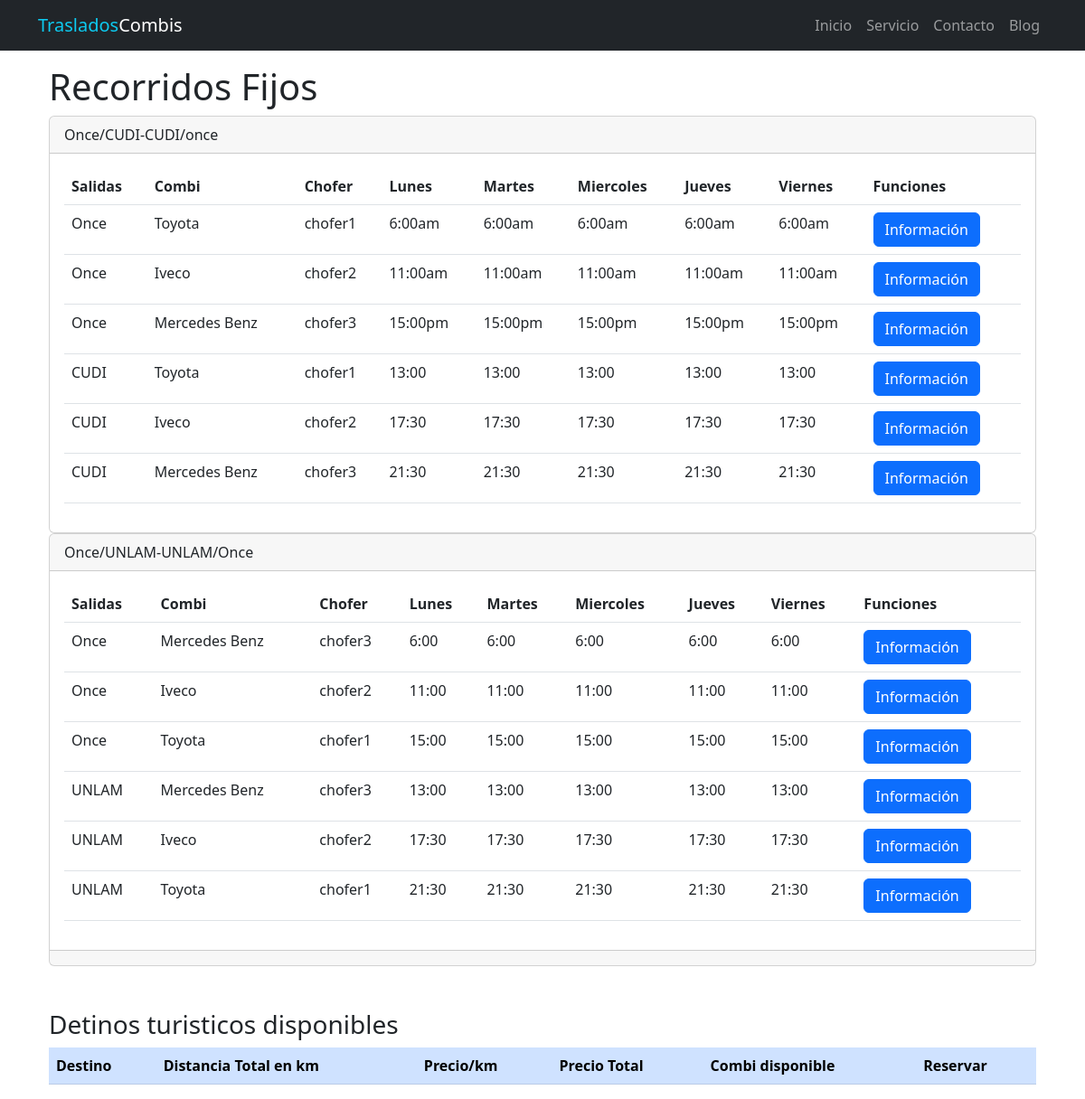
Page /servicios.php on the committed database.
### tables this page shows
CREATE TABLE `recorridofijo1` (
  `id` int(11) NOT NULL,
  `salida` varchar(100) NOT NULL,
  `horario` varchar(100) NOT NULL,
  `id_combiasignada` int(11) NOT NULL,
  `id_choferasignado` int(11) NOT NULL,
  `paradas_recorrido` varchar(250) NOT NULL
);

CREATE TABLE `recorridofijo2` (
  `id` int(11) NOT NULL,
  `salida` varchar(100) NOT NULL,
  `horariofijo` varchar(100) NOT NULL,
  `id_combiasignada` int(11) NOT NULL,
  `id_choferasignado` int(11) NOT NULL,
  `paradas_recorrido` varchar(250) NOT NULL
);

### servicios.php (the view, shortened to what this page needs)
<?php
include("./administrador/configuracion/bd.php");
$url_base = "http://localhost/pcfinal/";
$query  = "SELECT *,(SELECT modelo_combi
FROM combis
WHERE combis.id = recorridofijo1.id_combiasignada limit 1) as combienuso,(SELECT patente_combi
FROM combis
WHERE combis.id = recorridofijo1.id_combiasignada limit 1) as patente,(SELECT capacidad_combi
FROM combis
WHERE combis.id = recorridofijo1.id_combiasignada limit 1) as capacidad,(SELECT nombrechofer
FROM choferes
WHERE choferes.id = recorridofijo1.id_choferasignado limit 1) as choferasignado
FROM recorridofijo1";
$consulta = mysqli_query($conn, $query);
$query_rec_fijo2  = "SELECT *,(SELECT modelo_combi
FROM combis
WHERE combis.id = recorridofijo2.id_combiasignada limit 1) as combienuso2,(SELECT patente_combi
FROM combis
WHERE combis.id = recorridofijo2.id_combiasignada limit 1) as patente2,(SELECT capacidad_combi
FROM combis
WHERE combis.id = recorridofijo2.id_combiasignada limit 1) as capacidad2,(SELECT nombrechofer
FROM choferes
WHERE choferes.id = recorridofijo2.id_choferasignado limit 1) as choferasignado2
FROM recorridofijo2";
$consulta_rec_fijo2 = mysqli_query($conn, $query_rec_fijo2);
?>
<!doctype html>
<html lang="en">
<head>
    <link href="https://cdn.jsdelivr.net/npm/bootstrap@5.2.1/dist/css/bootstrap.min.css" rel="stylesheet">
</head>
<body>
    <main class="container">
        <nav class="navbar navbar-expand-lg navbar-dark bg-dark fixed-top">
            <div class="container">
                <a href="#" class="navbar-brand"> <span class="text-info">Traslados</span>Combis </a>
                <div class="collapse navbar-collapse " id="navbarS">
                    <ul class="navbar-nav ms-auto mb-2 mb-lg-0">
                      <a href="index.php" class="nav-link"> Inicio</a>
                      <a href="servicios.php" class="nav-link"> Servicio</a>
                      <a href="contacto.php" class="nav-link"> Contacto</a>
                      <a href="blog.php" class="nav-link"> Blog</a>
                    </ul>
                </div>
            </div>
        </nav>
    <main class="container">
        <br>
        <br>
        <br>
        <h1>Recorridos Fijos</h1>
        <div class="card">
            <div class="card-header">
                Once/CUDI-CUDI/once
            </div>
            <div class="card-body">
                <div class="table-responsive-sm">
                    <table class="table " id="tabla_id">
                        <thead>
                            <tr>
                                <th scope="col">Salidas</th>
                                <th scope="col">Combi</th>
                                <th scope="col">Chofer</th>
                                <th scope="col">Lunes</th>
                                <th scope="col">Martes</th>
                                <th scope="col">Miercoles</th>
                                <th scope="col">Jueves</th>
                                <th scope="col">Viernes</th>
                                <th scope="col">Funciones</th>
                            </tr>
                        </thead>
                        <tbody>
                            <?php foreach ($consulta as $registro) { ?>
                                <tr class="">
                                    <td scope="row"><?php echo $registro['salida']; ?>
                                    </td>
                                    <td><?php echo $registro['combienuso']; ?></td>
                                    <td><?php echo $registro['choferasignado']; ?></td>
                                    <td><?php echo $registro['horario']; ?></td>
                                    <td><?php echo $registro['horario']; ?></td>
                                    <td><?php echo $registro['horario']; ?></td>
                                    <td><?php echo $registro['horario']; ?></td>
                                    <td><?php echo $registro['horario']; ?></td>
                                    <td><a name="" id="" class="btn btn-primary" href="../pcfinal/inforecfijos/infomacionrec.php/?txtID=<?php echo $registro['id']; ?>" role="button">Información</a></td>
                                <?php } ?>
                                </tr>
                        </tbody>
                    </table>
                </div>
            </div>
        </div>
        <div class="card">
            <div class="card-header">
                Once/UNLAM-UNLAM/Once
            </div>
            <div class="card-body">
                <div class="table-responsive-md">
                    <table class="table ">
                        <thead>
                            <tr>
                                <th scope="col">Salidas</th>
                                <th scope="col">Combi</th>
                                <th scope="col">Chofer</th>
                                <th scope="col">Lunes</th>
                                <th scope="col">Martes</th>
                                <th scope="col">Miercoles</th>
                                <th scope="col">Jueves</th>
                                <th scope="col">Viernes</th>
                                <th scope="col">Funciones</th>
                            </tr>
                        </thead>
                        <tbody>
                            <?php foreach ($consulta_rec_fijo2 as $registro2) { ?>
                                <tr class="">
                                    <td scope="row"><?php echo $registro2['salida']; ?>
                                    </td>
                                    <td><?php echo $registro2['combienuso2']; ?></td>
                                    <td><?php echo $registro2['choferasignado2']; ?></td>
                                    <td><?php echo $registro2['horariofijo']; ?></td>
                                    <td><?php echo $registro2['horariofijo']; ?></td>
                                    <td><?php echo $registro2['horariofijo']; ?></td>
                                    <td><?php echo $registro2['horariofijo']; ?></td>
                                    <td><?php echo $registro2['horariofijo']; ?></td>
                                    <td><a name="" id="" class="btn btn-primary" href="<?php echo $url_base ?>inforecfijos/inforec2.php?txtID=<?php echo $registro2['id']; ?>" role="button">Información</a></td>
                                <?php } ?>
                                </tr>
                        </tbody>
                    </table>
                </div>
            </div>
            <div class="card-footer text-muted">
            </div>
        </div>
        <br><br>
        <form action="" method="post">
            <h3> Detinos turisticos disponibles</h3>
            <div class="table-responsive-md">
                <table class="table table-primary">
                    <thead>
                        <tr>
                            <th scope="col">Destino</th>
                            <th scope="col">Distancia Total en km</th>
                            <th scope="col">Precio/km</th>
                            <th scope="col">Precio Total</th>
                            <th scope="col">Combi disponible</th>
                            <th scope="col">Reservar</th>
                        </tr>
                    </thead>
                </table>
            </div>
        </form>
    </main>
</body>
</html>

### rows in the picture
recorridofijo1: salida "Once", combienuso "Toyota", choferasignado "chofer1", horario "6:00am"
recorridofijo1: salida "Once", combienuso "Iveco", choferasignado "chofer2", horario "11:00am"
recorridofijo1: salida "Once", combienuso "Mercedes Benz", choferasignado "chofer3", horario "15:00pm"
recorridofijo1: salida "CUDI", combienuso "Toyota", choferasignado "chofer1", horario "13:00"
recorridofijo1: salida "CUDI", combienuso "Iveco", choferasignado "chofer2", horario "17:30"
recorridofijo1: salida "CUDI", combienuso "Mercedes Benz", choferasignado "chofer3", horario "21:30"
recorridofijo2: salida "Once", combienuso2 "Mercedes Benz", choferasignado2 "chofer3", horariofijo "6:00"
recorridofijo2: salida "Once", combienuso2 "Iveco", choferasignado2 "chofer2", horariofijo "11:00"
recorridofijo2: salida "Once", combienuso2 "Toyota", choferasignado2 "chofer1", horariofijo "15:00"
recorridofijo2: salida "UNLAM", combienuso2 "Mercedes Benz", choferasignado2 "chofer3", horariofijo "13:00"
recorridofijo2: salida "UNLAM", combienuso2 "Iveco", choferasignado2 "chofer2", horariofijo "17:30"
recorridofijo2: salida "UNLAM", combienuso2 "Toyota", choferasignado2 "chofer1", horariofijo "21:30"
